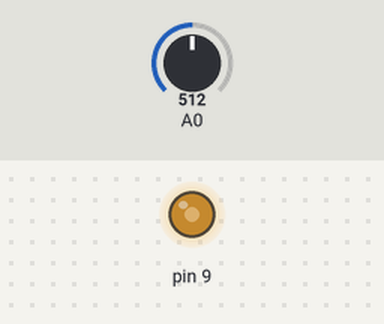
The sketch below on a simulated Arduino Uno, built with avr-gcc and run on an emulated ATmega328P. Shown: output pins drawn as LEDs (lit = HIGH). The test bench sets the inputs (shaded band); at power-on: A0 = 512.

Above: at 1.2 s.
1.3 s: A0 set to 716
At 2.0 s:
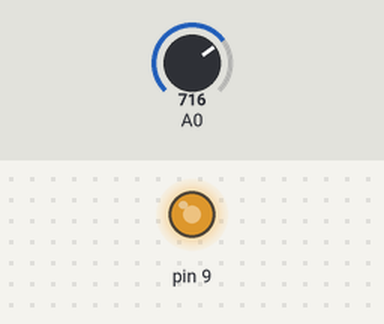
2.8 s: A0 set to 900
At 3.2 s:
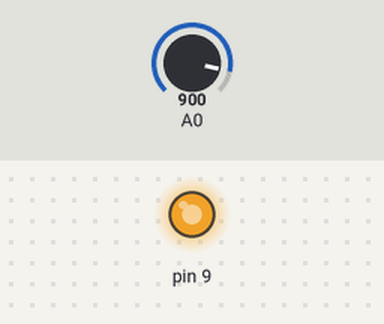
4.3 s: A0 set to 122
At 5.5 s:
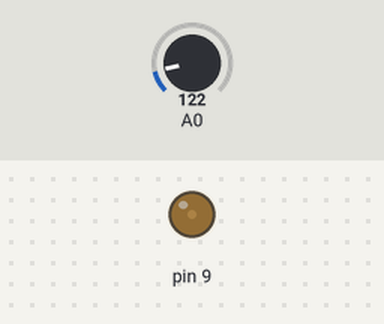
5.8 s: A0 set to 0
At 6.6 s:
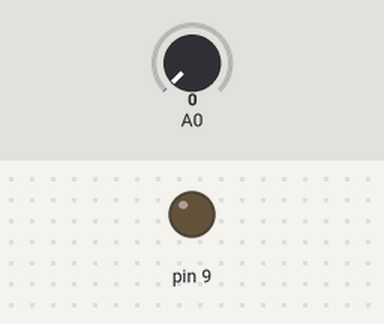
7.3 s: A0 set to 511
At 7.8 s:
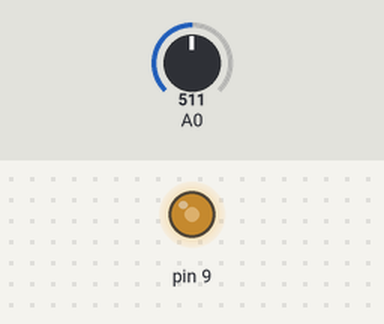
Timing chart, 0 to 9.8 s (numbered marks = the images above; inputs shaded):
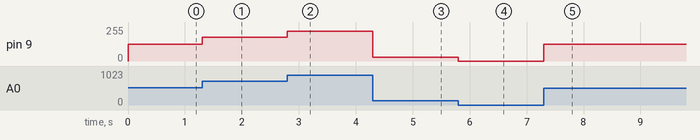

Measured:
- after the input at 1.3 s, pin 9: 127/255 → 178/255 at once
- after the input at 2.8 s, pin 9: 178/255 → 224/255 at once
- after the input at 4.3 s, pin 9: 224/255 → 30/255 at once
- after the input at 5.8 s, pin 9: 30/255 → 0/255 at once
- after the input at 7.3 s, pin 9: 0/255 → 127/255 at once

The sketch:

ldr.ino
```cpp
int sensor_value;
int mapped_value;

void setup()
{

pinMode(A0,INPUT);
pinMode(9,OUTPUT);

}

void loop()
{

sensor_value = analogRead(A0);
mapped_value = map(sensor_value,0,1023,0,255);
analogWrite(9,mapped_value);

}
```
